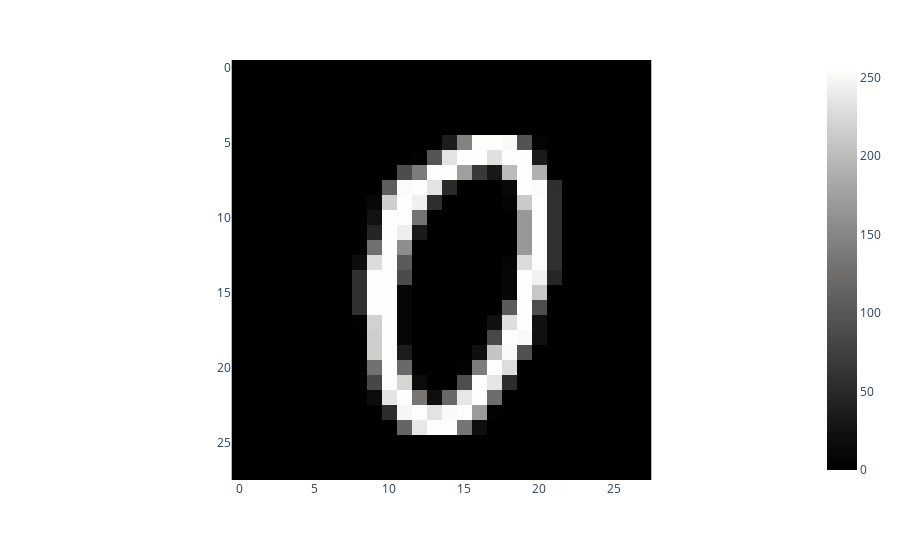

The cell this chart's notebook holds for it:
### Markdown cell above
Slide 9

### Code cell
(train_img, train_label), (test_img, test_label) = mnist.load_data()

first_img = np.asarray(train_img[1000], dtype = "uint8")
pixels = first_img.reshape(28, 28)

print("Actual: " + str(train_label[1000]))
px.imshow(pixels, color_continuous_scale = "gray")

### Figure 1 — Plotly figure (JSON) as saved in the notebook; plotly's stock layout.template omitted (floating-point values rounded to 4 significant figures; data arrays with more than 128 entries replaced by an {"elided": "..."} marker saying what was removed)
{"data": [{"coloraxis": "coloraxis", "hovertemplate": "x: %{x}<br>y: %{y}<br>color: %{z}<extra></extra>", "name": "0", "type": "heatmap", "xaxis": "x", "yaxis": "y", "z": {"elided": "28x28 int values"}}], "layout": {"coloraxis": {"colorscale": [[0, "rgb(0, 0, 0)"], [0.09091, "rgb(16, 16, 16)"], [0.1818, "rgb(38, 38, 38)"], [0.2727, "rgb(59, 59, 59)"], [0.3636, "rgb(81, 80, 80)"], [0.4545, "rgb(102, 101, 101)"], [0.5455, "rgb(124, 123, 122)"], [0.6364, "rgb(146, 146, 145)"], [0.7273, "rgb(171, 171, 170)"], [0.8182, "rgb(197, 197, 195)"], [0.9091, "rgb(224, 224, 223)"], [1, "rgb(254, 254, 253)"]]}, "margin": {"t": 60}, "xaxis": {"anchor": "y", "constrain": "domain", "domain": [0, 1], "scaleanchor": "y"}, "yaxis": {"anchor": "x", "autorange": "reversed", "constrain": "domain", "domain": [0, 1]}}}
